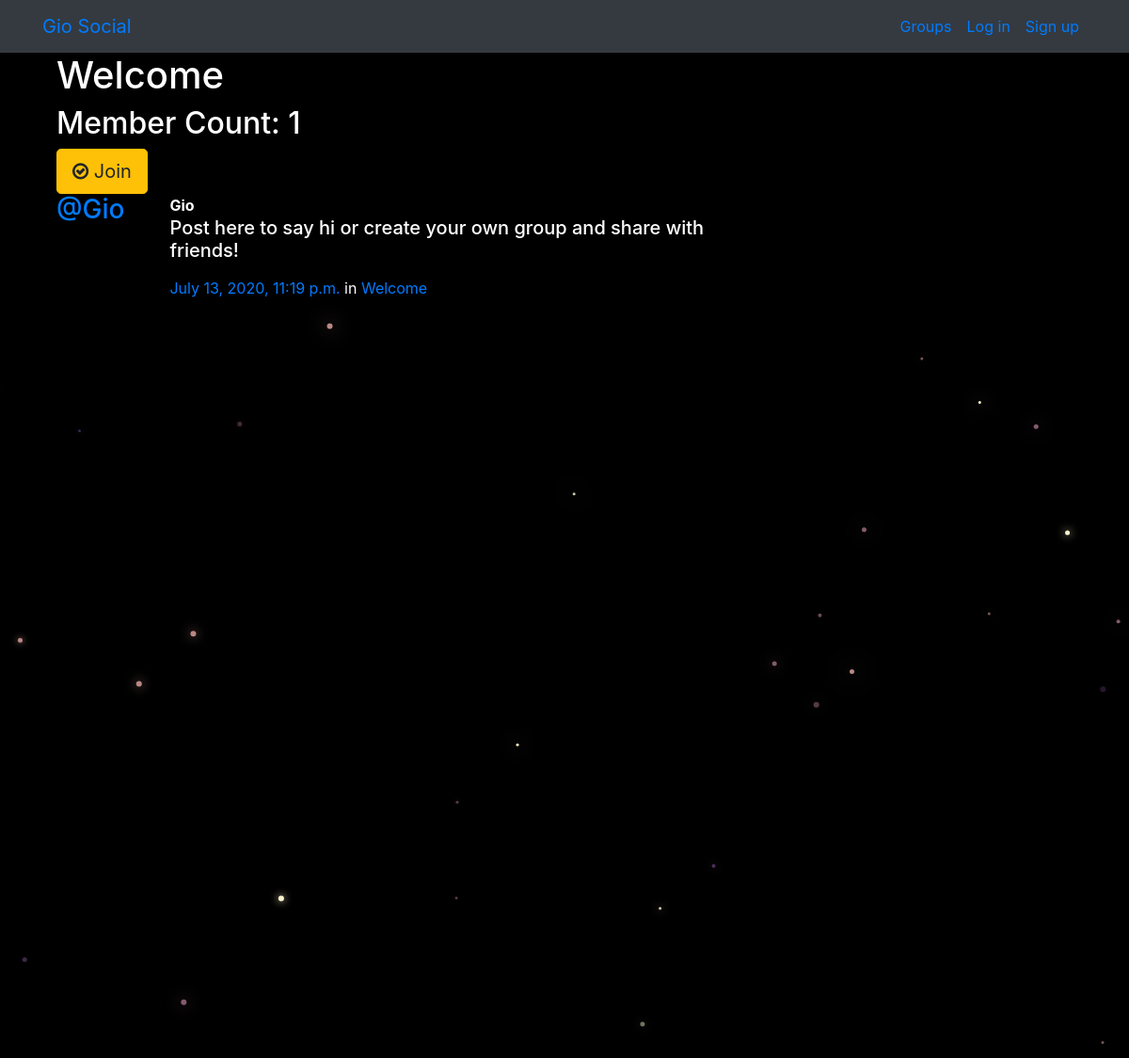
The page /groups/posts/in/welcome/ on the database its author committed.
### groups/models.py (models this page shows, shortened)
class Group(models.Model):
    name = models.CharField(max_length=255, unique=True)
    slug = models.SlugField(allow_unicode=True, unique=True)
    description = models.TextField(blank=True, default='')
    description_html = models.TextField(editable=False, default='', blank=True)
    members = models.ManyToManyField(User,through="GroupMember")
    class Meta:
        ordering = ["name"]

### posts/models.py (models this page shows, shortened)
class Post(models.Model):
    user = models.ForeignKey(User, related_name="posts",on_delete=models.CASCADE)
    created_at = models.DateTimeField(auto_now=True)
    message = models.TextField()
    message_html = models.TextField(editable=False)
    group = models.ForeignKey(Group, related_name="posts",null=True, blank=True,on_delete=models.CASCADE)
    class Meta:
        ordering = ["-created_at"]
        unique_together = ["user", "message"]

### groups/views.py (the view)
# urls.py: path("posts/in/<slug>/",views.SingleGroup.as_view(),name="single"),
class SingleGroup(generic.DetailView):
    model = Group

### groups/templates/groups/group_detail.html
{% extends "groups/group_base.html" %}
{% block pregroup %}
<div class="container">
  <h1>{{group.name}}</h1>
  <h2> Member Count: {{group.members.count}}</h2>
  <div class="content">
  	{% if user in group.members.all %}
  		<a href="{% url 'groups:leave' slug=group.slug %}" class="btn btn-lg btn-warning"><span class="fa fa-times-circle-o"></span> Leave</a>
  	{% else %}
  		<a href="{% url 'groups:join' slug=group.slug %}" class="btn btn-lg btn-warning"><span class="fa fa-check-circle-o"></span> Join</a>
  	{% endif %}
  </div>
</div>
{% endblock %}
{% block group_content %}
<div class="col-md-8">
	{% if group.posts.count == 0 %}
	<h2>No posts in this group yet!</h2>
	{% else %}
		{% for post in group.posts.all %}
			{% include "posts/_post.html" %}
		{% endfor %}
	{% endif %}
</div>
{% endblock %}

### posts/templates/posts/_post.html (shortened to what this page needs)
<div class="media">
	<h3 class="mr-5"><a href="{% url 'posts:for_user' username=post.user.username %}">@{{ post.user.username }}</a></h3>
	<div class="media-body">
		<strong>{{ post.user.username }}</strong>
		<h5>{{ post.message_html|safe }}</h5>
			<time class="time"><a href="{% url 'posts:single' username=post.user.username pk=post.pk %}">{{ post.created_at }}</a></time>
			{% if post.group %}
			<span class="group-name">in <a href="#">{{ post.group.name }}</a></span>
			{% endif %}
	</div>
</div>

### static/simplesocial/css/master.css (style rules this page uses)
body { margin: 0; overflow: hidden; background-color: black; color:white; }

### rows shown on the page
Group: name "Welcome", members.count "1"
Post: user.username "Gio", message_html "Post here to say hi or create your own group and share with friends!", created_at "July 13, 2020, 11:19 p.m.", group.name "Welcome"
